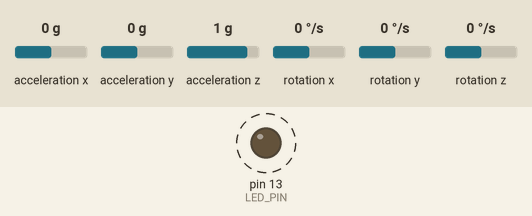
Recording of a sketch running on a simulated Arduino Uno, built with avr-gcc and run on an emulated ATmega328P. Shown: output pins drawn as LEDs (lit = HIGH). Dashed ring = blinking. Inputs (shaded band) come from the test bench; at power-on: acceleration x 0 g, acceleration y 0 g, acceleration z 1 g, rotation x 0 °/s, rotation y 0 °/s, rotation z 0 °/s. What the sketch prints to the serial monitor is not drawn.

Above: at 0.2 s.
Timing chart, 0 to 3.0 s (numbered marks = the images above):
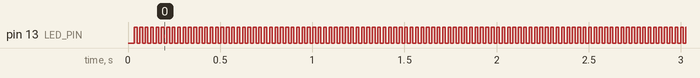

The sketch:

MPU6050_complementaryfilter.ino
```cpp
// I2Cdev and MPU6050 must be installed as libraries, or else the .cpp/.h files
// for both classes must be in the include path of your project
#include "I2Cdev.h"
#include "MPU6050.h"
#include "Wire.h"


MPU6050 accelgyro;
//MPU6050 accelgyro(0x69); // <-- use for AD0 high

int16_t ax, ay, az;
int16_t gx, gy, gz;
int xangle;
double gx_correct;
double gy_correct;
double gz_correct;
double accXangle;
double accYangle;
double compAngleX;
double timer;
double delta;

#define LED_PIN 13
bool blinkState = false;

void setup() {
    // join I2C bus (I2Cdev library doesn't do this automatically)
    #if I2CDEV_IMPLEMENTATION == I2CDEV_ARDUINO_WIRE
        Wire.begin();
    #elif I2CDEV_IMPLEMENTATION == I2CDEV_BUILTIN_FASTWIRE
        Fastwire::setup(400, true);
    #endif

    // initialize serial communication
    // (38400 chosen because it works as well at 8MHz as it does at 16MHz, but
    // it's really up to you depending on your project)
    Serial.begin(9600);

    // initialize device
    Serial.println("Initializing I2C devices...");
    accelgyro.initialize();

    // verify connection
    Serial.println("Testing device connections...");
    Serial.println(accelgyro.testConnection() ? "MPU6050 connection successful" : "MPU6050 connection failed");

    // Custom Offsets
    accelgyro.setXGyroOffset(39);
    accelgyro.setYGyroOffset(-88);
    accelgyro.setZGyroOffset(-6);
    accelgyro.setXAccelOffset(-1994);
    accelgyro.setYAccelOffset(-382);
    accelgyro.setZAccelOffset(1245);


    // configure Arduino LED for
    pinMode(LED_PIN, OUTPUT);

    compAngleX = 180;
}

void loop() {
    // read raw accel/gyro measurements from device
    accelgyro.getMotion6(&ax, &ay, &az, &gx, &gy, &gz);

    // Convert accelerometer raw values to degrees
    accXangle = (atan2(ay, az) + PI) * RAD_TO_DEG;
    accYangle = (atan2(ax, az) + PI) * RAD_TO_DEG;

    //Gyroskop in grad/sec umwandeln
    gx_correct = gx / 131;
    gy_correct = gy / 131;
    gz_correct = gz / 131;

    // Komplämentärer Filter
    compAngleX = (0.98 * (compAngleX + (gx_correct * (double)(micros() - timer) / 1000000))) + (0.02 * accXangle);
    delta = 180-compAngleX;

    timer = micros();

    // Serielle Ausgabe
      //Serial.println(compAngleX);
    Serial.println(delta);

    // blink LED to indicate activity
    blinkState = !blinkState;
    digitalWrite(LED_PIN, blinkState);
    delay(10);
}
```

Measured:
- by itself, pin 13 (LED_PIN): alternates HIGH for 0.01 s and LOW for 0.01 s
